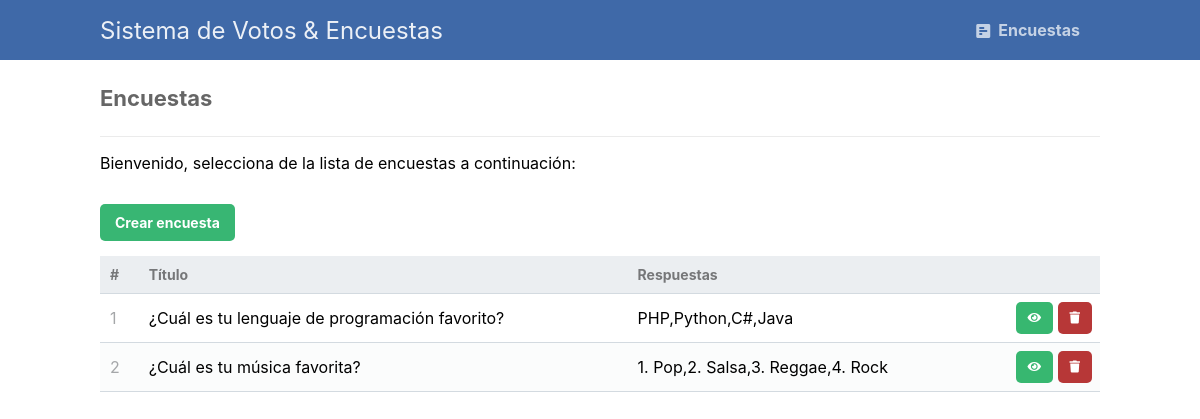
The page / on the database its author committed.
### tables this page shows
CREATE TABLE `polls` (
  `id` int(11) NOT NULL,
  `title` text NOT NULL,
  `desc` text NOT NULL
);

### index.php (the view)
<?php
include 'functions.php';
$pdo = pdo_connect_mysql();
$stmt = $pdo->query('SELECT p.*, GROUP_CONCAT(pa.title ORDER BY pa.id) AS answers FROM polls p LEFT JOIN poll_answers pa ON pa.poll_id = p.id GROUP BY p.id');
$polls = $stmt->fetchAll(PDO::FETCH_ASSOC);
?>
<?=template_header('Polls')?>
<div class="content home">
	<h2>Encuestas</h2>
	<p>Bienvenido, selecciona de la lista de encuestas a continuación:</p>
	<a href="create.php" class="create-poll">Crear encuesta</a>
	<table>
        <thead>
            <tr>
                <td>#</td>
                <td>Título</td>
				<td>Respuestas</td>
                <td></td>
            </tr>
        </thead>
        <tbody>
            <?php foreach ($polls as $poll): ?>
            <tr>
                <td><?=$poll['id']?></td>
                <td><?=$poll['title']?></td>
				<td><?=$poll['answers']?></td>
                <td class="actions">
					<a href="vote.php?id=<?=$poll['id']?>" class="view" title="View Poll"><i class="fas fa-eye fa-xs"></i></a>
                    <a href="delete.php?id=<?=$poll['id']?>" class="trash" title="Delete Poll"><i class="fas fa-trash fa-xs"></i></a>
                </td>
            </tr>
            <?php endforeach; ?>
        </tbody>
    </table>
</div>
<?=template_footer()?>

### style.css (style rules this page uses)
* { box-sizing: border-box; font-family: -apple-system, BlinkMacSystemFont, "segoe ui", roboto, oxygen, ubuntu, cantarell, "fira sans", "droid sans", "helvetica neue", Arial, sans-serif; font-size: 16px; -webkit-font-smoothing: antialiased; -moz-osx-font-smoothing: grayscale; }
body { background-color: #FFFFFF; margin: 0; }
.content { width: 1000px; margin: 0 auto; }
.content h2 { margin: 0; padding: 25px 0; font-size: 22px; border-bottom: 1px solid #ebebeb; color: #666666; }
.home .create-poll { display: inline-block; text-decoration: none; background-color: #38b673; font-weight: bold; font-size: 14px; border-radius: 5px; color: #FFFFFF; padding: 10px 15px; margin: 15px 0; }
.home table { width: 100%; padding-top: 30px; border-collapse: collapse; }
.home table thead { background-color: #ebeef1; border-bottom: 1px solid #d3dae0; }
.home table thead td { padding: 10px; font-weight: bold; color: #767779; font-size: 14px; }
.home table tbody tr { border-bottom: 1px solid #d3dae0; }
.home table tbody tr:nth-child(even) { background-color: #fbfcfc; }
.home table tbody tr td { padding: 10px; }
.home table tbody tr td:nth-child(1) { color: #a5a7a9; }
.home table tbody tr td.actions { padding: 8px; text-align: right; }
.home table tbody tr td.actions .view, .home table tbody tr td.actions .edit, .home table tbody tr td.actions .trash { display: inline-flex; text-align: right; text-decoration: none; color: #FFFFFF; padding: 10px 12px; border-radius: 5px; }
.home table tbody tr td.actions .trash { background-color: #b73737; }
.home table tbody tr td.actions .view { background-color: #37b770; }

### rows shown on the page
polls: id "1", title "¿Cuál es tu lenguaje de programación favorito?", answers "PHP,Python,C#,Java"
polls: id "2", title "¿Cuál es tu música favorita?", answers "1. Pop,2. Salsa,3. Reggae,4. Rock"
